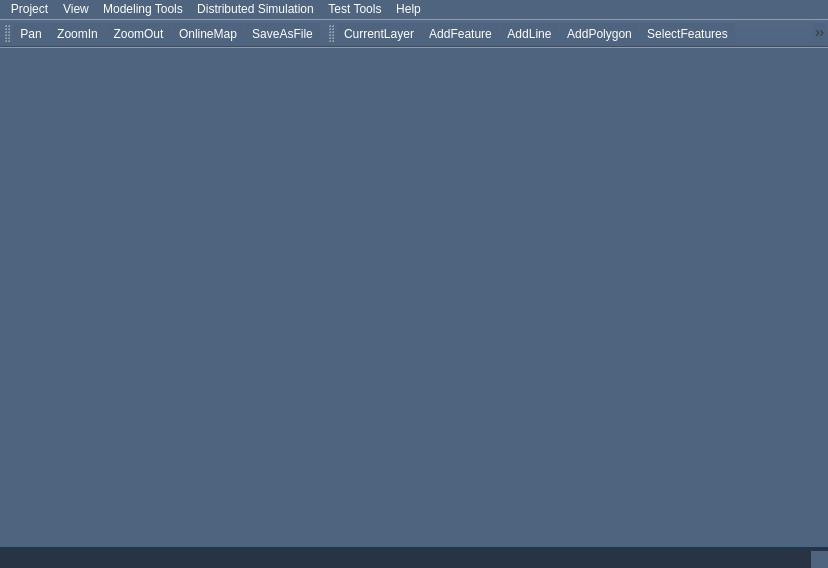
<?xml version="1.0" encoding="UTF-8"?>
<ui version="4.0">
 <class>CQSimClass</class>
 <widget class="QMainWindow" name="CQSimClass">
  <property name="geometry">
   <rect>
    <x>0</x>
    <y>0</y>
    <width>828</width>
    <height>568</height>
   </rect>
  </property>
  <property name="windowTitle">
   <string>CQSim</string>
  </property>
  <property name="styleSheet">
   <string notr="true">QWidget{
	color:#ffffff;
	background-color:#4f647f;
}

QStatusBar{
	color:#ffffff;
	border-top:1px solid #2f7196;
	background-color:#283444;
}</string>
  </property>
  <property name="dockNestingEnabled">
   <bool>false</bool>
  </property>
  <widget class="QWidget" name="centralWidget"/>
  <widget class="QMenuBar" name="menuBar">
   <property name="geometry">
    <rect>
     <x>0</x>
     <y>0</y>
     <width>828</width>
     <height>23</height>
    </rect>
   </property>
   <widget class="QMenu" name="menu_project_">
    <property name="title">
     <string>Project</string>
    </property>
    <addaction name="action_create_project_"/>
    <addaction name="action_import_project_"/>
    <addaction name="actionSave"/>
    <addaction name="actionExit"/>
   </widget>
   <widget class="QMenu" name="menu_view_">
    <property name="title">
     <string>View</string>
    </property>
    <addaction name="action_default__view_"/>
    <addaction name="action_2D_situation_"/>
    <addaction name="action3D_situation_"/>
    <addaction name="action_system_log_"/>
    <addaction name="action_model_log_"/>
    <addaction name="action_evaluation_analysis_"/>
    <addaction name="action_situation_monitor_"/>
    <addaction name="action_simulation_control"/>
    <addaction name="action_data_playback_"/>
    <addaction name="action_resources_manager_"/>
    <addaction name="action_simulation_information_"/>
    <addaction name="actionPublish_Subscribe"/>
    <addaction name="action_node_design"/>
    <addaction name="actionNode_Assign"/>
   </widget>
   <widget class="QMenu" name="menu_modeling_tools_">
    <property name="title">
     <string>Modeling Tools</string>
    </property>
    <addaction name="action_pysical_modeling_"/>
    <addaction name="action_behavioral_modeling_"/>
    <addaction name="action_behavioral_assembly_tool_"/>
    <addaction name="action_entity_assembly_tool_"/>
   </widget>
   <widget class="QMenu" name="menu_distributed_simulation_">
    <property name="title">
     <string>Distributed Simulation</string>
    </property>
    <addaction name="action_federal_design_"/>
   </widget>
   <widget class="QMenu" name="menu_test_tools_">
    <property name="title">
     <string>Test Tools</string>
    </property>
    <addaction name="action_system_test_"/>
    <addaction name="action_database_test_tool_"/>
   </widget>
   <widget class="QMenu" name="menu_help_">
    <property name="title">
     <string>Help</string>
    </property>
    <addaction name="action_view_help_"/>
    <addaction name="action_register_"/>
    <addaction name="action_support_"/>
    <addaction name="action_about_"/>
   </widget>
   <addaction name="menu_project_"/>
   <addaction name="menu_view_"/>
   <addaction name="menu_modeling_tools_"/>
   <addaction name="menu_distributed_simulation_"/>
   <addaction name="menu_test_tools_"/>
   <addaction name="menu_help_"/>
  </widget>
  <widget class="QStatusBar" name="status_bar_"/>
  <widget class="QToolBar" name="map_toolbar_">
   <property name="windowTitle">
    <string>toolBar</string>
   </property>
   <attribute name="toolBarArea">
    <enum>TopToolBarArea</enum>
   </attribute>
   <attribute name="toolBarBreak">
    <bool>false</bool>
   </attribute>
   <addaction name="action_pan_"/>
   <addaction name="action_zoom_in_"/>
   <addaction name="action_zoom_out_"/>
   <addaction name="action_online_map_"/>
   <addaction name="action_save_as_file"/>
  </widget>
  <widget class="QToolBar" name="layer_toolbar_">
   <property name="windowTitle">
    <string>toolBar</string>
   </property>
   <attribute name="toolBarArea">
    <enum>TopToolBarArea</enum>
   </attribute>
   <attribute name="toolBarBreak">
    <bool>false</bool>
   </attribute>
   <addaction name="action_current_layer_"/>
   <addaction name="action_add_feature_"/>
   <addaction name="action_add_line_"/>
   <addaction name="action_add_polygon_"/>
   <addaction name="action_select_features_"/>
   <addaction name="action_delete_selected_"/>
  </widget>
  <action name="action_create_project_">
   <property name="text">
    <string>Create Project</string>
   </property>
  </action>
  <action name="action_import_project_">
   <property name="text">
    <string>Import Project</string>
   </property>
  </action>
  <action name="actionExit">
   <property name="text">
    <string>Exit</string>
   </property>
  </action>
  <action name="action_default__view_">
   <property name="text">
    <string>Default View</string>
   </property>
   <property name="shortcut">
    <string>Ctrl+O</string>
   </property>
  </action>
  <action name="action_2D_situation_">
   <property name="text">
    <string>2D Situation</string>
   </property>
  </action>
  <action name="action3D_situation_">
   <property name="text">
    <string>3D Situation</string>
   </property>
  </action>
  <action name="action_system_log_">
   <property name="text">
    <string>System Log</string>
   </property>
  </action>
  <action name="action_model_log_">
   <property name="text">
    <string>Model Log</string>
   </property>
  </action>
  <action name="action_evaluation_analysis_">
   <property name="text">
    <string>Evaluation And Analysis</string>
   </property>
  </action>
  <action name="action_situation_monitor_">
   <property name="text">
    <string>Situation Monitor</string>
   </property>
  </action>
  <action name="action_simulation_control">
   <property name="text">
    <string>Simulation Control</string>
   </property>
  </action>
  <action name="action_data_playback_">
   <property name="text">
    <string>Data Playback</string>
   </property>
  </action>
  <action name="action_resources_manager_">
   <property name="text">
    <string>Resources Manager</string>
   </property>
  </action>
  <action name="action_simulation_information_">
   <property name="text">
    <string>Simulation Information</string>
   </property>
  </action>
  <action name="action_pysical_modeling_">
   <property name="text">
    <string>Pysical Modeling Tool</string>
   </property>
  </action>
  <action name="action_behavioral_modeling_">
   <property name="text">
    <string>Behavioral Modeling Tool</string>
   </property>
  </action>
  <action name="action_behavioral_assembly_tool_">
   <property name="text">
    <string>Behavioral Assembly Tool</string>
   </property>
  </action>
  <action name="action_entity_assembly_tool_">
   <property name="text">
    <string>Entity Assembly Tool</string>
   </property>
  </action>
  <action name="action_federal_design_">
   <property name="text">
    <string>Federal Design</string>
   </property>
  </action>
  <action name="action_system_test_">
   <property name="text">
    <string>System Test Tool</string>
   </property>
  </action>
  <action name="action_database_test_tool_">
   <property name="text">
    <string>DataBase Test Tool</string>
   </property>
  </action>
  <action name="action_view_help_">
   <property name="text">
    <string>View Help</string>
   </property>
  </action>
  <action name="action_register_">
   <property name="text">
    <string>Register</string>
   </property>
  </action>
  <action name="action_support_">
   <property name="text">
    <string>Support</string>
   </property>
  </action>
  <action name="action_about_">
   <property name="text">
    <string>About</string>
   </property>
  </action>
  <action name="action_pan_">
   <property name="text">
    <string>Pan</string>
   </property>
  </action>
  <action name="action_zoom_in_">
   <property name="text">
    <string>ZoomIn</string>
   </property>
  </action>
  <action name="action_zoom_out_">
   <property name="text">
    <string>ZoomOut</string>
   </property>
  </action>
  <action name="action_add_line_">
   <property name="text">
    <string>AddLine</string>
   </property>
   <property name="visible">
    <bool>false</bool>
   </property>
  </action>
  <action name="action_add_polygon_">
   <property name="text">
    <string>AddPolygon</string>
   </property>
   <property name="visible">
    <bool>false</bool>
   </property>
  </action>
  <action name="action_select_features_">
   <property name="text">
    <string>SelectFeatures</string>
   </property>
  </action>
  <action name="action_current_layer_">
   <property name="text">
    <string>CurrentLayer</string>
   </property>
  </action>
  <action name="action_point_layer_">
   <property name="text">
    <string>point</string>
   </property>
   <property name="toolTip">
    <string>point layer</string>
   </property>
  </action>
  <action name="action_line_layer_">
   <property name="text">
    <string>line</string>
   </property>
   <property name="toolTip">
    <string>line layer</string>
   </property>
  </action>
  <action name="action_polygon_layer_">
   <property name="text">
    <string>polygon</string>
   </property>
   <property name="toolTip">
    <string>polygon layer</string>
   </property>
  </action>
  <action name="action_delete_selected_">
   <property name="text">
    <string>DeleteSelected</string>
   </property>
  </action>
  <action name="action_add_feature_">
   <property name="text">
    <string>AddFeature</string>
   </property>
  </action>
  <action name="action_online_map_">
   <property name="text">
    <string>OnlineMap</string>
   </property>
  </action>
  <action name="action_save_as_file">
   <property name="text">
    <string>SaveAsFile</string>
   </property>
   <property name="toolTip">
    <string>SaveAsFile</string>
   </property>
  </action>
  <action name="actionSave">
   <property name="text">
    <string>Save</string>
   </property>
  </action>
  <action name="actionPublish_Subscribe">
   <property name="text">
    <string>Publish Subscribe</string>
   </property>
  </action>
  <action name="action_node_design">
   <property name="text">
    <string>Node Design</string>
   </property>
  </action>
  <action name="actionNode_Assign">
   <property name="text">
    <string>Node Assign</string>
   </property>
  </action>
 </widget>
 <layoutdefault spacing="6" margin="11"/>
 <resources/>
 <connections/>
</ui>
